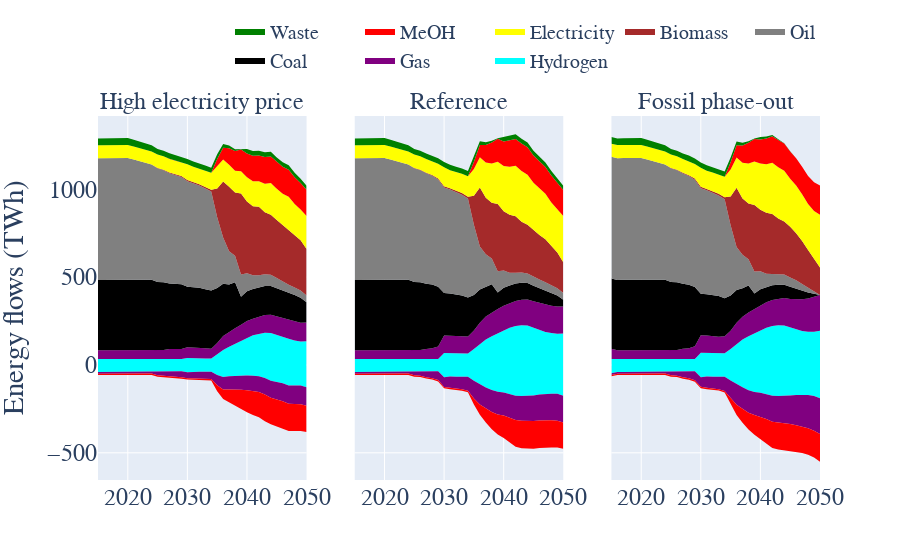

The code cell stored with this chart in its notebook:
### Code cell
fig =make_subplots(rows=1, cols=3,subplot_titles=list(scen.keys()),shared_yaxes=True)
for i in range(len(scen.keys())):
    showlegend=[True,False,False]
    
    resource_inflow=scen[list(scen.keys())[i]]['resource_inflow']
    resource_outflow=scen[list(scen.keys())[i]]['resource_outflow']
    
    energy_input=resource_inflow[(resource_inflow.Resource.isin(primary_resource_conversion.keys()))]
    energy_output=resource_outflow[(resource_outflow.Resource.isin(primary_resource_conversion.keys()))]
    energy_input=energy_input.drop(["Sector","Country"],axis=1).groupby(by=["Resource","Year"]).sum().reset_index()
    energy_output=energy_output.drop(["Sector","Country"],axis=1).groupby(by=["Resource","Year"]).sum().reset_index()
    df_merged=pd.concat([energy_input,energy_output],ignore_index=True)


    for resource in primary_resource_conversion.keys():
        if resource not in ["Olefins","Ammonia","Naphtha","CO"]:
            fig.add_trace(go.Scatter(x=energy_input[energy_input.Resource==resource].Year,y=energy_input[energy_input.Resource==resource].Flow,name=resource,
                             line=dict(width=0,color=primary_resource_color[resource]),
                                 fillcolor=primary_resource_color[resource],mode='lines',stackgroup='one',showlegend=showlegend[i])
                         ,row=1, col=i+1)
            fig.add_trace(go.Scatter(x=energy_output[energy_output.Resource==resource].Year,y=energy_output[energy_output.Resource==resource].Flow,name=resource,
                             line=dict(width=0,color=primary_resource_color[resource]),
                                 fillcolor=primary_resource_color[resource],mode='lines',stackgroup='two',showlegend=False)
                          ,row=1, col=i+1)

#     fig.update_xaxes(title_text="Year", row=1, col=i+1)
    
fig.update_layout(#title='Energy flows in EU-5+1', title_x=0.5,
                   yaxis_title='Energy flows (TWh)')
# fig.update_yaxes(range=[-600,1500])
fig.update_layout(
    font=dict(
        family="Times New Roman",size=24)
    )
fig.update_annotations(font_size=24)
fig.update_layout(legend=dict(
    orientation="h",
    yanchor="bottom",
    y=1.1,
    xanchor="right",
    x=1,font = dict(size=20)
))


fig.show()

### Figure 1 — Plotly figure (JSON) as saved in the notebook; plotly's stock layout.template omitted (floating-point values rounded to 4 significant figures)
{"data": [{"fillcolor": "cyan", "line": {"color": "cyan", "width": 0}, "mode": "lines", "name": "Hydrogen", "showlegend": true, "stackgroup": "one", "type": "scatter", "x": [2015, 2016, 2017, 2018, 2019, 2020, 2021, 2022, 2023, 2024, 2025, 2026, 2027, 2028, 2029, 2030, 2031, 2032, 2033, 2034, 2035, 2036, 2037, 2038, 2039, 2040, 2041, 2042, 2043, 2044, 2045, 2046, 2047, 2048, 2049, 2050], "xaxis": "x", "y": [34.13, 34.13, 34.13, 34.13, 34.13, 34.13, 34.13, 34.13, 34.13, 34.13, 34.13, 34.13, 34.13, 34.13, 34.13, 39.06, 36.97, 36.51, 36.51, 36.51, 61.51, 85.58, 103.7, 120.8, 137.1, 154.9, 169.1, 175.9, 182.8, 182.3, 170.3, 159.5, 148.3, 139.1, 133.3, 134.4], "yaxis": "y"}, {"fillcolor": "cyan", "line": {"color": "cyan", "width": 0}, "mode": "lines", "name": "Hydrogen", "showlegend": false, "stackgroup": "two", "type": "scatter", "x": [2015, 2016, 2017, 2018, 2019, 2020, 2021, 2022, 2023, 2024, 2025, 2026, 2027, 2028, 2029, 2030, 2031, 2032, 2033, 2034, 2035, 2036, 2037, 2038, 2039, 2040, 2041, 2042, 2043, 2044, 2045, 2046, 2047, 2048, 2049, 2050], "xaxis": "x", "y": [-40.06, -40.06, -40.06, -40.06, -40.06, -40.06, -39.93, -39.82, -39.7, -39.58, -36.49, -36.46, -36.42, -36.39, -36.36, -41.17, -38.64, -38.64, -38.6, -38.57, -57.38, -68.49, -64.07, -61.35, -59.72, -59.67, -61.08, -63.83, -75.06, -89.78, -96.83, -104.4, -117.6, -115.9, -117.7, -126.5], "yaxis": "y"}, {"fillcolor": "purple", "line": {"color": "purple", "width": 0}, "mode": "lines", "name": "Gas", "showlegend": true, "stackgroup": "one", "type": "scatter", "x": [2015, 2016, 2017, 2018, 2019, 2020, 2021, 2022, 2023, 2024, 2025, 2026, 2027, 2028, 2029, 2030, 2031, 2032, 2033, 2034, 2035, 2036, 2037, 2038, 2039, 2040, 2041, 2042, 2043, 2044, 2045, 2046, 2047, 2048, 2049, 2050], "xaxis": "x", "y": [49.34, 49.34, 49.34, 49.34, 49.34, 49.34, 49.28, 49.24, 49.19, 49.14, 50.25, 50.36, 56.07, 56.17, 56.27, 61.67, 63.09, 61.78, 58.91, 56.05, 63.37, 79.23, 84.7, 88.15, 91.97, 95.62, 94.39, 97.9, 100.6, 103.4, 105.6, 107.4, 108.1, 108.4, 107.3, 107.1], "yaxis": "y"}, {"fillcolor": "purple", "line": {"color": "purple", "width": 0}, "mode": "lines", "name": "Gas", "showlegend": false, "stackgroup": "two", "type": "scatter", "x": [2015, 2016, 2017, 2018, 2019, 2020, 2021, 2022, 2023, 2024, 2025, 2026, 2027, 2028, 2029, 2030, 2031, 2032, 2033, 2034, 2035, 2036, 2037, 2038, 2039, 2040, 2041, 2042, 2043, 2044, 2045, 2046, 2047, 2048, 2049, 2050], "xaxis": "x", "y": [-10.06, -10.06, -10.06, -10.06, -10.06, -10.06, -9.925, -9.791, -9.656, -9.522, -22.93, -24.9, -31.13, -33.0, -34.43, -34.34, -39.18, -40.04, -40.91, -41.77, -58.18, -71.74, -75.79, -78.21, -81.69, -84.66, -87.53, -90.71, -93.57, -96.48, -99.21, -101.9, -103.6, -105.2, -105.4, -105.7], "yaxis": "y"}, {"fillcolor": "black", "line": {"color": "black", "width": 0}, "mode": "lines", "name": "Coal", "showlegend": true, "stackgroup": "one", "type": "scatter", "x": [2015, 2016, 2017, 2018, 2019, 2020, 2021, 2022, 2023, 2024, 2025, 2026, 2027, 2028, 2029, 2030, 2031, 2032, 2033, 2034, 2035, 2036, 2037, 2038, 2039, 2040, 2041, 2042, 2043, 2044, 2045, 2046, 2047, 2048, 2049, 2050], "xaxis": "x", "y": [400.1, 400.5, 400.8, 401.1, 401.4, 401.6, 401.6, 401.5, 401.3, 401.0, 386.8, 386.4, 372.9, 371.3, 368.8, 344.4, 343.6, 340.3, 335.5, 330.7, 313.5, 297.2, 269.6, 262.0, 159.5, 169.0, 168.6, 167.6, 165.7, 163.4, 160.7, 157.7, 154.8, 150.6, 142.1, 115.3], "yaxis": "y"}, {"fillcolor": "black", "line": {"color": "black", "width": 0}, "mode": "lines", "name": "Coal", "showlegend": false, "stackgroup": "two", "type": "scatter", "x": [2015, 2016, 2017, 2018, 2019, 2020, 2021, 2022, 2023, 2024, 2025, 2026, 2027, 2028, 2029, 2030, 2031, 2032, 2033, 2034, 2035, 2036, 2037, 2038, 2039, 2040, 2041, 2042, 2043, 2044, 2045, 2046, 2047, 2048, 2049, 2050], "xaxis": "x", "y": [0, 0, 0, 0, 0, 0, 0, 0, 0, 0, 0, 0, 0, 0, 0, 0, 0, 0, 0, 0, 0, 0, 0, 0, 0, 0, 0, 0, 0, 0, 0, 0, 0, 0, 0, 0], "yaxis": "y"}, {"fillcolor": "grey", "line": {"color": "grey", "width": 0}, "mode": "lines", "name": "Oil", "showlegend": true, "stackgroup": "one", "type": "scatter", "x": [2015, 2016, 2017, 2018, 2019, 2020, 2021, 2022, 2023, 2024, 2025, 2026, 2027, 2028, 2029, 2030, 2031, 2032, 2033, 2034, 2035, 2036, 2037, 2038, 2039, 2040, 2041, 2042, 2043, 2044, 2045, 2046, 2047, 2048, 2049, 2050], "xaxis": "x", "y": [692.7, 692.7, 692.7, 692.7, 692.7, 692.7, 683.5, 674.2, 665.0, 655.8, 646.5, 637.3, 628.1, 618.8, 609.6, 600.4, 591.1, 581.9, 572.6, 563.4, 401.6, 263.5, 188.1, 150.8, 126.5, 102.3, 78.1, 68.9, 66.2, 63.5, 57.75, 50.04, 45.07, 43.02, 40.98, 38.73], "yaxis": "y"}, {"fillcolor": "grey", "line": {"color": "grey", "width": 0}, "mode": "lines", "name": "Oil", "showlegend": false, "stackgroup": "two", "type": "scatter", "x": [2015, 2016, 2017, 2018, 2019, 2020, 2021, 2022, 2023, 2024, 2025, 2026, 2027, 2028, 2029, 2030, 2031, 2032, 2033, 2034, 2035, 2036, 2037, 2038, 2039, 2040, 2041, 2042, 2043, 2044, 2045, 2046, 2047, 2048, 2049, 2050], "xaxis": "x", "y": [0, 0, 0, 0, 0, 0, 0, 0, 0, 0, 0, 0, 0, 0, 0, 0, 0, 0, 0, 0, 0, 0, 0, 0, 0, 0, 0, 0, 0, 0, 0, 0, 0, 0, 0, 0], "yaxis": "y"}, {"fillcolor": "brown", "line": {"color": "brown", "width": 0}, "mode": "lines", "name": "Biomass", "showlegend": true, "stackgroup": "one", "type": "scatter", "x": [2015, 2016, 2017, 2018, 2019, 2020, 2021, 2022, 2023, 2024, 2025, 2026, 2027, 2028, 2029, 2030, 2031, 2032, 2033, 2034, 2035, 2036, 2037, 2038, 2039, 2040, 2041, 2042, 2043, 2044, 2045, 2046, 2047, 2048, 2049, 2050], "xaxis": "x", "y": [0, 0, 0, 0, 0, 0, 0, 0, 0, 0, 3.131, 2.771, 3.233, 4.464, 6.786, 7.338, 7.449, 8.052, 9.254, 10.46, 164.5, 317.6, 368.2, 358.9, 460.5, 408.0, 392.1, 389.2, 354.1, 342.2, 330.2, 321.4, 313.8, 296.5, 285.1, 264.5], "yaxis": "y"}, {"fillcolor": "brown", "line": {"color": "brown", "width": 0}, "mode": "lines", "name": "Biomass", "showlegend": false, "stackgroup": "two", "type": "scatter", "x": [2015, 2016, 2017, 2018, 2019, 2020, 2021, 2022, 2023, 2024, 2025, 2026, 2027, 2028, 2029, 2030, 2031, 2032, 2033, 2034, 2035, 2036, 2037, 2038, 2039, 2040, 2041, 2042, 2043, 2044, 2045, 2046, 2047, 2048, 2049, 2050], "xaxis": "x", "y": [0, 0, 0, 0, 0, 0, 0, 0, 0, 0, 0, 0, 0, 0, 0, 0, 0, 0, 0, 0, 0, 0, 0, 0, 0, 0, 0, 0, 0, 0, 0, 0, 0, 0, 0, 0], "yaxis": "y"}, {"fillcolor": "yellow", "line": {"color": "yellow", "width": 0}, "mode": "lines", "name": "Electricity", "showlegend": true, "stackgroup": "one", "type": "scatter", "x": [2015, 2016, 2017, 2018, 2019, 2020, 2021, 2022, 2023, 2024, 2025, 2026, 2027, 2028, 2029, 2030, 2031, 2032, 2033, 2034, 2035, 2036, 2037, 2038, 2039, 2040, 2041, 2042, 2043, 2044, 2045, 2046, 2047, 2048, 2049, 2050], "xaxis": "x", "y": [74.19, 74.19, 74.19, 74.19, 74.19, 74.19, 74.09, 73.98, 73.88, 73.78, 76.15, 76.05, 78.02, 77.92, 77.81, 88.49, 85.26, 89.12, 92.18, 95.71, 125.0, 125.8, 125.2, 125.0, 126.7, 138.5, 142.6, 145.3, 161.8, 180.3, 177.5, 178.2, 187.4, 177.3, 175.3, 187.8], "yaxis": "y"}, {"fillcolor": "yellow", "line": {"color": "yellow", "width": 0}, "mode": "lines", "name": "Electricity", "showlegend": false, "stackgroup": "two", "type": "scatter", "x": [2015, 2016, 2017, 2018, 2019, 2020, 2021, 2022, 2023, 2024, 2025, 2026, 2027, 2028, 2029, 2030, 2031, 2032, 2033, 2034, 2035, 2036, 2037, 2038, 2039, 2040, 2041, 2042, 2043, 2044, 2045, 2046, 2047, 2048, 2049, 2050], "xaxis": "x", "y": [0, 0, 0, 0, 0, 0, 0, 0, 0, 0, 0, 0, 0, 0, 0, 0, 0, 0, 0, 0, 0, 0, 0, 0, 0, 0, 0, 0, 0, 0, 0, 0, 0, 0, 0, 0], "yaxis": "y"}, {"fillcolor": "red", "line": {"color": "red", "width": 0}, "mode": "lines", "name": "MeOH", "showlegend": true, "stackgroup": "one", "type": "scatter", "x": [2015, 2016, 2017, 2018, 2019, 2020, 2021, 2022, 2023, 2024, 2025, 2026, 2027, 2028, 2029, 2030, 2031, 2032, 2033, 2034, 2035, 2036, 2037, 2038, 2039, 2040, 2041, 2042, 2043, 2044, 2045, 2046, 2047, 2048, 2049, 2050], "xaxis": "x", "y": [0, 0, 0, 0, 0, 0, 0, 0, 0, 0, 0.06506, 0.06321, 0.06137, 0.05952, 0.05767, 0.05767, 0.05767, 0.07329, 0.1079, 0.1426, 41.8, 67.02, 93.59, 112.4, 123.3, 134.4, 145.4, 146.2, 152.0, 151.4, 152.4, 153.6, 152.9, 153.0, 150.6, 148.3], "yaxis": "y"}, {"fillcolor": "red", "line": {"color": "red", "width": 0}, "mode": "lines", "name": "MeOH", "showlegend": false, "stackgroup": "two", "type": "scatter", "x": [2015, 2016, 2017, 2018, 2019, 2020, 2021, 2022, 2023, 2024, 2025, 2026, 2027, 2028, 2029, 2030, 2031, 2032, 2033, 2034, 2035, 2036, 2037, 2038, 2039, 2040, 2041, 2042, 2043, 2044, 2045, 2046, 2047, 2048, 2049, 2050], "xaxis": "x", "y": [-7.872, -7.872, -7.872, -7.872, -7.872, -7.872, -7.872, -7.872, -7.872, -7.872, -7.872, -7.872, -7.872, -7.872, -7.872, -7.872, -7.872, -7.872, -7.872, -7.872, -33.93, -53.64, -73.21, -90.7, -107.0, -124.6, -136.1, -143.9, -151.2, -151.4, -153.9, -155.1, -154.4, -154.5, -152.2, -149.8], "yaxis": "y"}, {"fillcolor": "green", "line": {"color": "green", "width": 0}, "mode": "lines", "name": "Waste", "showlegend": true, "stackgroup": "one", "type": "scatter", "x": [2015, 2016, 2017, 2018, 2019, 2020, 2021, 2022, 2023, 2024, 2025, 2026, 2027, 2028, 2029, 2030, 2031, 2032, 2033, 2034, 2035, 2036, 2037, 2038, 2039, 2040, 2041, 2042, 2043, 2044, 2045, 2046, 2047, 2048, 2049, 2050], "xaxis": "x", "y": [37.51, 37.89, 38.24, 38.55, 38.81, 39.02, 38.55, 38.01, 37.37, 36.62, 31.61, 31.7, 31.78, 31.78, 31.25, 30.66, 30.36, 30.07, 29.77, 29.48, 26.97, 21.09, 15.2, 9.197, 1.543, 26.21, 27.62, 27.33, 27.04, 26.75, 26.46, 25.79, 25.74, 25.41, 25.2, 23.82], "yaxis": "y"}, {"fillcolor": "green", "line": {"color": "green", "width": 0}, "mode": "lines", "name": "Waste", "showlegend": false, "stackgroup": "two", "type": "scatter", "x": [2015, 2016, 2017, 2018, 2019, 2020, 2021, 2022, 2023, 2024, 2025, 2026, 2027, 2028, 2029, 2030, 2031, 2032, 2033, 2034, 2035, 2036, 2037, 2038, 2039, 2040, 2041, 2042, 2043, 2044, 2045, 2046, 2047, 2048, 2049, 2050], "xaxis": "x", "y": [0, 0, 0, 0, 0, 0, 0, 0, 0, 0, 0, 0, 0, 0, 0, 0, 0, 0, 0, 0, 0, 0, 0, 0, 0, 0, 0, 0, 0, 0, 0, 0, 0, 0, 0, 0], "yaxis": "y"}, {"fillcolor": "cyan", "line": {"color": "cyan", "width": 0}, "mode": "lines", "name": "Hydrogen", "showlegend": false, "stackgroup": "one", "type": "scatter", "x": [2015, 2016, 2017, 2018, 2019, 2020, 2021, 2022, 2023, 2024, 2025, 2026, 2027, 2028, 2029, 2030, 2031, 2032, 2033, 2034, 2035, 2036, 2037, 2038, 2039, 2040, 2041, 2042, 2043, 2044, 2045, 2046, 2047, 2048, 2049, 2050], "xaxis": "x2", "y": [34.13, 34.13, 34.13, 34.13, 34.13, 34.13, 34.13, 34.13, 34.13, 34.13, 34.13, 34.13, 34.13, 34.13, 34.13, 68.23, 67.1, 66.81, 65.67, 64.69, 90.32, 116.9, 144.6, 163.6, 179.2, 194.1, 211.7, 220.9, 225.5, 224.0, 211.3, 199.3, 187.8, 181.4, 177.0, 179.4], "yaxis": "y2"}, {"fillcolor": "cyan", "line": {"color": "cyan", "width": 0}, "mode": "lines", "name": "Hydrogen", "showlegend": false, "stackgroup": "two", "type": "scatter", "x": [2015, 2016, 2017, 2018, 2019, 2020, 2021, 2022, 2023, 2024, 2025, 2026, 2027, 2028, 2029, 2030, 2031, 2032, 2033, 2034, 2035, 2036, 2037, 2038, 2039, 2040, 2041, 2042, 2043, 2044, 2045, 2046, 2047, 2048, 2049, 2050], "xaxis": "x2", "y": [-40.06, -40.06, -40.06, -40.06, -40.06, -40.06, -39.93, -39.82, -39.7, -39.58, -36.49, -36.46, -36.42, -36.39, -36.36, -69.92, -66.41, -67.39, -67.36, -66.74, -90.14, -110.2, -127.9, -142.5, -152.8, -156.4, -165.3, -176.1, -176.8, -176.6, -173.3, -168.1, -164.9, -163.4, -164.0, -174.7], "yaxis": "y2"}, {"fillcolor": "purple", "line": {"color": "purple", "width": 0}, "mode": "lines", "name": "Gas", "showlegend": false, "stackgroup": "one", "type": "scatter", "x": [2015, 2016, 2017, 2018, 2019, 2020, 2021, 2022, 2023, 2024, 2025, 2026, 2027, 2028, 2029, 2030, 2031, 2032, 2033, 2034, 2035, 2036, 2037, 2038, 2039, 2040, 2041, 2042, 2043, 2044, 2045, 2046, 2047, 2048, 2049, 2050], "xaxis": "x2", "y": [49.34, 49.34, 49.34, 49.34, 49.34, 49.34, 49.28, 49.24, 49.19, 49.14, 50.25, 50.36, 56.97, 60.58, 70.31, 99.07, 98.73, 96.83, 93.97, 96.66, 104.9, 122.6, 130.4, 135.4, 139.1, 142.0, 139.9, 142.9, 145.4, 148.0, 150.4, 152.7, 154.4, 155.3, 155.8, 153.6], "yaxis": "y2"}, {"fillcolor": "purple", "line": {"color": "purple", "width": 0}, "mode": "lines", "name": "Gas", "showlegend": false, "stackgroup": "two", "type": "scatter", "x": [2015, 2016, 2017, 2018, 2019, 2020, 2021, 2022, 2023, 2024, 2025, 2026, 2027, 2028, 2029, 2030, 2031, 2032, 2033, 2034, 2035, 2036, 2037, 2038, 2039, 2040, 2041, 2042, 2043, 2044, 2045, 2046, 2047, 2048, 2049, 2050], "xaxis": "x2", "y": [-10.06, -10.06, -10.06, -10.06, -10.06, -10.06, -9.925, -9.791, -9.656, -9.522, -22.93, -24.9, -33.39, -38.77, -49.83, -55.01, -63.89, -67.45, -71.0, -80.8, -100.6, -115.1, -121.2, -125.8, -128.7, -131.8, -134.7, -137.8, -140.4, -143.1, -145.9, -148.3, -150.1, -151.9, -153.7, -152.2], "yaxis": "y2"}, {"fillcolor": "black", "line": {"color": "black", "width": 0}, "mode": "lines", "name": "Coal", "showlegend": false, "stackgroup": "one", "type": "scatter", "x": [2015, 2016, 2017, 2018, 2019, 2020, 2021, 2022, 2023, 2024, 2025, 2026, 2027, 2028, 2029, 2030, 2031, 2032, 2033, 2034, 2035, 2036, 2037, 2038, 2039, 2040, 2041, 2042, 2043, 2044, 2045, 2046, 2047, 2048, 2049, 2050], "xaxis": "x2", "y": [400.1, 400.5, 400.8, 401.1, 401.4, 401.6, 401.6, 401.5, 401.3, 401.0, 386.8, 386.4, 371.1, 362.4, 340.5, 241.3, 240.8, 236.9, 235.9, 221.7, 202.6, 189.8, 167.7, 160.0, 93.29, 102.4, 100.4, 99.33, 96.87, 94.01, 89.33, 86.07, 83.4, 73.8, 62.27, 37.73], "yaxis": "y2"}, {"fillcolor": "black", "line": {"color": "black", "width": 0}, "mode": "lines", "name": "Coal", "showlegend": false, "stackgroup": "two", "type": "scatter", "x": [2015, 2016, 2017, 2018, 2019, 2020, 2021, 2022, 2023, 2024, 2025, 2026, 2027, 2028, 2029, 2030, 2031, 2032, 2033, 2034, 2035, 2036, 2037, 2038, 2039, 2040, 2041, 2042, 2043, 2044, 2045, 2046, 2047, 2048, 2049, 2050], "xaxis": "x2", "y": [0, 0, 0, 0, 0, 0, 0, 0, 0, 0, 0, 0, 0, 0, 0, 0, 0, 0, 0, 0, 0, 0, 0, 0, 0, 0, 0, 0, 0, 0, 0, 0, 0, 0, 0, 0], "yaxis": "y2"}, {"fillcolor": "grey", "line": {"color": "grey", "width": 0}, "mode": "lines", "name": "Oil", "showlegend": false, "stackgroup": "one", "type": "scatter", "x": [2015, 2016, 2017, 2018, 2019, 2020, 2021, 2022, 2023, 2024, 2025, 2026, 2027, 2028, 2029, 2030, 2031, 2032, 2033, 2034, 2035, 2036, 2037, 2038, 2039, 2040, 2041, 2042, 2043, 2044, 2045, 2046, 2047, 2048, 2049, 2050], "xaxis": "x2", "y": [692.7, 692.7, 692.7, 692.7, 692.7, 692.7, 683.5, 674.2, 665.0, 655.8, 646.5, 637.3, 628.1, 618.8, 609.6, 600.4, 591.1, 581.9, 572.6, 563.4, 399.4, 244.6, 186.8, 146.0, 121.3, 98.95, 72.84, 61.68, 58.1, 54.52, 51.01, 48.17, 45.33, 43.02, 40.98, 38.73], "yaxis": "y2"}, {"fillcolor": "grey", "line": {"color": "grey", "width": 0}, "mode": "lines", "name": "Oil", "showlegend": false, "stackgroup": "two", "type": "scatter", "x": [2015, 2016, 2017, 2018, 2019, 2020, 2021, 2022, 2023, 2024, 2025, 2026, 2027, 2028, 2029, 2030, 2031, 2032, 2033, 2034, 2035, 2036, 2037, 2038, 2039, 2040, 2041, 2042, 2043, 2044, 2045, 2046, 2047, 2048, 2049, 2050], "xaxis": "x2", "y": [0, 0, 0, 0, 0, 0, 0, 0, 0, 0, 0, 0, 0, 0, 0, 0, 0, 0, 0, 0, 0, 0, 0, 0, 0, 0, 0, 0, 0, 0, 0, 0, 0, 0, 0, 0], "yaxis": "y2"}, {"fillcolor": "brown", "line": {"color": "brown", "width": 0}, "mode": "lines", "name": "Biomass", "showlegend": false, "stackgroup": "one", "type": "scatter", "x": [2015, 2016, 2017, 2018, 2019, 2020, 2021, 2022, 2023, 2024, 2025, 2026, 2027, 2028, 2029, 2030, 2031, 2032, 2033, 2034, 2035, 2036, 2037, 2038, 2039, 2040, 2041, 2042, 2043, 2044, 2045, 2046, 2047, 2048, 2049, 2050], "xaxis": "x2", "y": [0, 0, 0, 0, 0, 0, 0, 0, 0, 0, 3.131, 2.771, 3.233, 4.464, 6.786, 7.338, 7.449, 8.275, 9.477, 10.68, 164.9, 336.3, 322.2, 317.3, 382.1, 337.1, 329.7, 320.5, 288.8, 276.8, 264.8, 253.6, 244.4, 222.3, 204.3, 174.3], "yaxis": "y2"}, {"fillcolor": "brown", "line": {"color": "brown", "width": 0}, "mode": "lines", "name": "Biomass", "showlegend": false, "stackgroup": "two", "type": "scatter", "x": [2015, 2016, 2017, 2018, 2019, 2020, 2021, 2022, 2023, 2024, 2025, 2026, 2027, 2028, 2029, 2030, 2031, 2032, 2033, 2034, 2035, 2036, 2037, 2038, 2039, 2040, 2041, 2042, 2043, 2044, 2045, 2046, 2047, 2048, 2049, 2050], "xaxis": "x2", "y": [0, 0, 0, 0, 0, 0, 0, 0, 0, 0, 0, 0, 0, 0, 0, 0, 0, 0, 0, 0, 0, 0, 0, 0, 0, 0, 0, 0, 0, 0, 0, 0, 0, 0, 0, 0], "yaxis": "y2"}, {"fillcolor": "yellow", "line": {"color": "yellow", "width": 0}, "mode": "lines", "name": "Electricity", "showlegend": false, "stackgroup": "one", "type": "scatter", "x": [2015, 2016, 2017, 2018, 2019, 2020, 2021, 2022, 2023, 2024, 2025, 2026, 2027, 2028, 2029, 2030, 2031, 2032, 2033, 2034, 2035, 2036, 2037, 2038, 2039, 2040, 2041, 2042, 2043, 2044, 2045, 2046, 2047, 2048, 2049, 2050], "xaxis": "x2", "y": [74.19, 74.19, 74.19, 74.19, 74.19, 74.19, 74.09, 73.98, 73.88, 73.78, 76.15, 76.05, 78.35, 79.55, 83.01, 108.4, 103.1, 106.7, 110.3, 116.7, 152.2, 171.6, 199.6, 223.7, 241.7, 257.5, 273.8, 288.6, 288.6, 284.7, 269.0, 265.6, 258.0, 249.0, 244.6, 263.2], "yaxis": "y2"}, {"fillcolor": "yellow", "line": {"color": "yellow", "width": 0}, "mode": "lines", "name": "Electricity", "showlegend": false, "stackgroup": "two", "type": "scatter", "x": [2015, 2016, 2017, 2018, 2019, 2020, 2021, 2022, 2023, 2024, 2025, 2026, 2027, 2028, 2029, 2030, 2031, 2032, 2033, 2034, 2035, 2036, 2037, 2038, 2039, 2040, 2041, 2042, 2043, 2044, 2045, 2046, 2047, 2048, 2049, 2050], "xaxis": "x2", "y": [0, 0, 0, 0, 0, 0, 0, 0, 0, 0, 0, 0, 0, 0, 0, 0, 0, 0, 0, 0, 0, 0, 0, 0, 0, 0, 0, 0, 0, 0, 0, 0, 0, 0, 0, 0], "yaxis": "y2"}, {"fillcolor": "red", "line": {"color": "red", "width": 0}, "mode": "lines", "name": "MeOH", "showlegend": false, "stackgroup": "one", "type": "scatter", "x": [2015, 2016, 2017, 2018, 2019, 2020, 2021, 2022, 2023, 2024, 2025, 2026, 2027, 2028, 2029, 2030, 2031, 2032, 2033, 2034, 2035, 2036, 2037, 2038, 2039, 2040, 2041, 2042, 2043, 2044, 2045, 2046, 2047, 2048, 2049, 2050], "xaxis": "x2", "y": [0, 0, 0, 0, 0, 0, 0, 0, 0, 0, 0.06506, 0.06321, 0.06137, 0.05952, 0.05767, 0.05767, 0.05767, 0.08037, 0.115, 0.1496, 41.69, 68.94, 99.98, 119.3, 130.6, 139.0, 148.2, 151.6, 156.8, 156.6, 155.8, 154.8, 153.3, 152.9, 150.6, 148.3], "yaxis": "y2"}, {"fillcolor": "red", "line": {"color": "red", "width": 0}, "mode": "lines", "name": "MeOH", "showlegend": false, "stackgroup": "two", "type": "scatter", "x": [2015, 2016, 2017, 2018, 2019, 2020, 2021, 2022, 2023, 2024, 2025, 2026, 2027, 2028, 2029, 2030, 2031, 2032, 2033, 2034, 2035, 2036, 2037, 2038, 2039, 2040, 2041, 2042, 2043, 2044, 2045, 2046, 2047, 2048, 2049, 2050], "xaxis": "x2", "y": [-7.872, -7.872, -7.872, -7.872, -7.872, -7.872, -7.872, -7.872, -7.872, -7.872, -7.872, -7.872, -7.872, -7.872, -7.872, -7.872, -7.872, -7.872, -7.872, -7.872, -34.51, -57.61, -78.96, -97.33, -113.7, -128.2, -141.6, -151.6, -156.8, -156.6, -157.2, -156.2, -154.8, -154.4, -152.1, -149.7], "yaxis": "y2"}, {"fillcolor": "green", "line": {"color": "green", "width": 0}, "mode": "lines", "name": "Waste", "showlegend": false, "stackgroup": "one", "type": "scatter", "x": [2015, 2016, 2017, 2018, 2019, 2020, 2021, 2022, 2023, 2024, 2025, 2026, 2027, 2028, 2029, 2030, 2031, 2032, 2033, 2034, 2035, 2036, 2037, 2038, 2039, 2040, 2041, 2042, 2043, 2044, 2045, 2046, 2047, 2048, 2049, 2050], "xaxis": "x2", "y": [37.51, 37.89, 38.24, 38.55, 38.81, 39.02, 38.55, 38.01, 37.37, 36.62, 31.61, 31.7, 31.78, 31.78, 31.25, 30.66, 30.36, 30.07, 29.77, 29.48, 26.97, 21.6, 15.72, 9.719, 2.304, 26.21, 27.62, 27.33, 27.04, 26.75, 26.46, 25.99, 25.74, 25.41, 25.21, 23.83], "yaxis": "y2"}, {"fillcolor": "green", "line": {"color": "green", "width": 0}, "mode": "lines", "name": "Waste", "showlegend": false, "stackgroup": "two", "type": "scatter", "x": [2015, 2016, 2017, 2018, 2019, 2020, 2021, 2022, 2023, 2024, 2025, 2026, 2027, 2028, 2029, 2030, 2031, 2032, 2033, 2034, 2035, 2036, 2037, 2038, 2039, 2040, 2041, 2042, 2043, 2044, 2045, 2046, 2047, 2048, 2049, 2050], "xaxis": "x2", "y": [0, 0, 0, 0, 0, 0, 0, 0, 0, 0, 0, 0, 0, 0, 0, 0, 0, 0, 0, 0, 0, 0, 0, 0, 0, 0, 0, 0, 0, 0, 0, 0, 0, 0, 0, 0], "yaxis": "y2"}, {"fillcolor": "cyan", "line": {"color": "cyan", "width": 0}, "mode": "lines", "name": "Hydrogen", "showlegend": false, "stackgroup": "one", "type": "scatter", "x": [2015, 2016, 2017, 2018, 2019, 2020, 2021, 2022, 2023, 2024, 2025, 2026, 2027, 2028, 2029, 2030, 2031, 2032, 2033, 2034, 2035, 2036, 2037, 2038, 2039, 2040, 2041, 2042, 2043, 2044, 2045, 2046, 2047, 2048, 2049, 2050], "xaxis": "x3", "y": [34.13, 34.13, 34.13, 34.13, 34.13, 34.13, 34.13, 34.13, 34.13, 34.13, 34.13, 34.13, 34.13, 34.13, 34.13, 68.58, 68.59, 68.31, 67.17, 66.03, 90.57, 117.1, 144.6, 163.2, 179.4, 195.6, 212.1, 221.3, 225.4, 224.5, 212.9, 203.0, 193.4, 188.8, 189.3, 194.4], "yaxis": "y3"}, {"fillcolor": "cyan", "line": {"color": "cyan", "width": 0}, "mode": "lines", "name": "Hydrogen", "showlegend": false, "stackgroup": "two", "type": "scatter", "x": [2015, 2016, 2017, 2018, 2019, 2020, 2021, 2022, 2023, 2024, 2025, 2026, 2027, 2028, 2029, 2030, 2031, 2032, 2033, 2034, 2035, 2036, 2037, 2038, 2039, 2040, 2041, 2042, 2043, 2044, 2045, 2046, 2047, 2048, 2049, 2050], "xaxis": "x3", "y": [-47.18, -40.06, -40.06, -40.06, -40.06, -40.06, -39.93, -39.82, -39.7, -39.58, -36.49, -36.46, -36.42, -36.39, -36.36, -69.66, -66.14, -67.13, -67.09, -67.16, -88.68, -110.3, -127.0, -143.5, -154.1, -157.9, -165.1, -176.0, -176.7, -176.7, -173.8, -171.8, -170.5, -170.8, -176.3, -189.7], "yaxis": "y3"}, {"fillcolor": "purple", "line": {"color": "purple", "width": 0}, "mode": "lines", "name": "Gas", "showlegend": false, "stackgroup": "one", "type": "scatter", "x": [2015, 2016, 2017, 2018, 2019, 2020, 2021, 2022, 2023, 2024, 2025, 2026, 2027, 2028, 2029, 2030, 2031, 2032, 2033, 2034, 2035, 2036, 2037, 2038, 2039, 2040, 2041, 2042, 2043, 2044, 2045, 2046, 2047, 2048, 2049, 2050], "xaxis": "x3", "y": [57.83, 49.34, 49.34, 49.34, 49.34, 49.34, 49.28, 49.24, 49.19, 49.14, 50.25, 50.36, 57.66, 61.27, 71.49, 100.6, 98.41, 96.52, 93.66, 97.69, 103.6, 123.2, 129.1, 134.6, 137.3, 143.1, 144.1, 147.5, 150.3, 155.8, 162.3, 171.2, 180.0, 189.2, 197.7, 203.1], "yaxis": "y3"}, {"fillcolor": "purple", "line": {"color": "purple", "width": 0}, "mode": "lines", "name": "Gas", "showlegend": false, "stackgroup": "two", "type": "scatter", "x": [2015, 2016, 2017, 2018, 2019, 2020, 2021, 2022, 2023, 2024, 2025, 2026, 2027, 2028, 2029, 2030, 2031, 2032, 2033, 2034, 2035, 2036, 2037, 2038, 2039, 2040, 2041, 2042, 2043, 2044, 2045, 2046, 2047, 2048, 2049, 2050], "xaxis": "x3", "y": [-10.06, -10.06, -10.06, -10.06, -10.06, -10.06, -9.925, -9.791, -9.656, -9.522, -22.93, -24.9, -34.08, -39.46, -51.01, -55.01, -63.89, -67.45, -71.0, -81.45, -101.3, -116.5, -122.6, -128.3, -131.2, -137.6, -143.2, -146.6, -149.6, -155.2, -162.1, -171.1, -180.0, -189.0, -197.8, -203.1], "yaxis": "y3"}, {"fillcolor": "black", "line": {"color": "black", "width": 0}, "mode": "lines", "name": "Coal", "showlegend": false, "stackgroup": "one", "type": "scatter", "x": [2015, 2016, 2017, 2018, 2019, 2020, 2021, 2022, 2023, 2024, 2025, 2026, 2027, 2028, 2029, 2030, 2031, 2032, 2033, 2034, 2035, 2036, 2037, 2038, 2039, 2040, 2041, 2042, 2043, 2044, 2045, 2046, 2047, 2048, 2049, 2050], "xaxis": "x3", "y": [400.1, 400.5, 400.8, 401.1, 401.4, 401.6, 401.6, 401.5, 401.3, 401.0, 386.8, 386.4, 369.7, 361.0, 338.1, 236.3, 235.8, 232.0, 230.9, 215.9, 200.5, 186.5, 162.5, 154.7, 89.52, 91.64, 86.86, 84.1, 80.67, 75.5, 69.2, 59.61, 48.27, 34.28, 18.54, 0], "yaxis": "y3"}, {"fillcolor": "black", "line": {"color": "black", "width": 0}, "mode": "lines", "name": "Coal", "showlegend": false, "stackgroup": "two", "type": "scatter", "x": [2015, 2016, 2017, 2018, 2019, 2020, 2021, 2022, 2023, 2024, 2025, 2026, 2027, 2028, 2029, 2030, 2031, 2032, 2033, 2034, 2035, 2036, 2037, 2038, 2039, 2040, 2041, 2042, 2043, 2044, 2045, 2046, 2047, 2048, 2049, 2050], "xaxis": "x3", "y": [0, 0, 0, 0, 0, 0, 0, 0, 0, 0, 0, 0, 0, 0, 0, 0, 0, 0, 0, 0, 0, 0, 0, 0, 0, 0, 0, 0, 0, 0, 0, 0, 0, 0, 0, 0], "yaxis": "y3"}, {"fillcolor": "grey", "line": {"color": "grey", "width": 0}, "mode": "lines", "name": "Oil", "showlegend": false, "stackgroup": "one", "type": "scatter", "x": [2015, 2016, 2017, 2018, 2019, 2020, 2021, 2022, 2023, 2024, 2025, 2026, 2027, 2028, 2029, 2030, 2031, 2032, 2033, 2034, 2035, 2036, 2037, 2038, 2039, 2040, 2041, 2042, 2043, 2044, 2045, 2046, 2047, 2048, 2049, 2050], "xaxis": "x3", "y": [692.7, 692.7, 692.7, 692.7, 692.7, 692.7, 683.5, 674.2, 665.0, 655.8, 646.5, 637.3, 628.1, 618.8, 609.6, 600.4, 591.1, 581.9, 572.6, 563.4, 399.4, 244.6, 190.1, 149.3, 124.7, 102.3, 76.23, 65.09, 61.55, 58.02, 52.31, 47.68, 39.21, 28.66, 14.33, 0], "yaxis": "y3"}, {"fillcolor": "grey", "line": {"color": "grey", "width": 0}, "mode": "lines", "name": "Oil", "showlegend": false, "stackgroup": "two", "type": "scatter", "x": [2015, 2016, 2017, 2018, 2019, 2020, 2021, 2022, 2023, 2024, 2025, 2026, 2027, 2028, 2029, 2030, 2031, 2032, 2033, 2034, 2035, 2036, 2037, 2038, 2039, 2040, 2041, 2042, 2043, 2044, 2045, 2046, 2047, 2048, 2049, 2050], "xaxis": "x3", "y": [0, 0, 0, 0, 0, 0, 0, 0, 0, 0, 0, 0, 0, 0, 0, 0, 0, 0, 0, 0, 0, 0, 0, 0, 0, 0, 0, 0, 0, 0, 0, 0, 0, 0, 0, 0], "yaxis": "y3"}, {"fillcolor": "brown", "line": {"color": "brown", "width": 0}, "mode": "lines", "name": "Biomass", "showlegend": false, "stackgroup": "one", "type": "scatter", "x": [2015, 2016, 2017, 2018, 2019, 2020, 2021, 2022, 2023, 2024, 2025, 2026, 2027, 2028, 2029, 2030, 2031, 2032, 2033, 2034, 2035, 2036, 2037, 2038, 2039, 2040, 2041, 2042, 2043, 2044, 2045, 2046, 2047, 2048, 2049, 2050], "xaxis": "x3", "y": [0, 0, 0, 0, 0, 0, 0, 0, 0, 0, 3.131, 2.771, 3.233, 4.464, 6.786, 7.338, 7.449, 8.275, 9.477, 10.68, 164.9, 336.3, 321.2, 316.2, 379.3, 350.7, 346.0, 341.4, 315.2, 302.7, 288.9, 267.1, 244.4, 213.2, 186.7, 157.4], "yaxis": "y3"}, {"fillcolor": "brown", "line": {"color": "brown", "width": 0}, "mode": "lines", "name": "Biomass", "showlegend": false, "stackgroup": "two", "type": "scatter", "x": [2015, 2016, 2017, 2018, 2019, 2020, 2021, 2022, 2023, 2024, 2025, 2026, 2027, 2028, 2029, 2030, 2031, 2032, 2033, 2034, 2035, 2036, 2037, 2038, 2039, 2040, 2041, 2042, 2043, 2044, 2045, 2046, 2047, 2048, 2049, 2050], "xaxis": "x3", "y": [0, 0, 0, 0, 0, 0, 0, 0, 0, 0, 0, 0, 0, 0, 0, 0, 0, 0, 0, 0, 0, 0, 0, 0, 0, 0, 0, 0, 0, 0, 0, 0, 0, 0, 0, 0], "yaxis": "y3"}, {"fillcolor": "yellow", "line": {"color": "yellow", "width": 0}, "mode": "lines", "name": "Electricity", "showlegend": false, "stackgroup": "one", "type": "scatter", "x": [2015, 2016, 2017, 2018, 2019, 2020, 2021, 2022, 2023, 2024, 2025, 2026, 2027, 2028, 2029, 2030, 2031, 2032, 2033, 2034, 2035, 2036, 2037, 2038, 2039, 2040, 2041, 2042, 2043, 2044, 2045, 2046, 2047, 2048, 2049, 2050], "xaxis": "x3", "y": [74.19, 74.19, 74.19, 74.19, 74.19, 74.19, 74.09, 73.98, 73.88, 73.78, 76.15, 76.05, 78.61, 79.8, 83.44, 108.5, 103.9, 107.5, 111.0, 117.5, 152.6, 173.2, 202.8, 227.9, 246.7, 262.8, 276.7, 291.7, 291.4, 288.5, 274.1, 272.5, 265.8, 261.0, 269.6, 298.9], "yaxis": "y3"}, {"fillcolor": "yellow", "line": {"color": "yellow", "width": 0}, "mode": "lines", "name": "Electricity", "showlegend": false, "stackgroup": "two", "type": "scatter", "x": [2015, 2016, 2017, 2018, 2019, 2020, 2021, 2022, 2023, 2024, 2025, 2026, 2027, 2028, 2029, 2030, 2031, 2032, 2033, 2034, 2035, 2036, 2037, 2038, 2039, 2040, 2041, 2042, 2043, 2044, 2045, 2046, 2047, 2048, 2049, 2050], "xaxis": "x3", "y": [0, 0, 0, 0, 0, 0, 0, 0, 0, 0, 0, 0, 0, 0, 0, 0, 0, 0, 0, 0, 0, 0, 0, 0, 0, 0, 0, 0, 0, 0, 0, 0, 0, 0, 0, 0], "yaxis": "y3"}, {"fillcolor": "red", "line": {"color": "red", "width": 0}, "mode": "lines", "name": "MeOH", "showlegend": false, "stackgroup": "one", "type": "scatter", "x": [2015, 2016, 2017, 2018, 2019, 2020, 2021, 2022, 2023, 2024, 2025, 2026, 2027, 2028, 2029, 2030, 2031, 2032, 2033, 2034, 2035, 2036, 2037, 2038, 2039, 2040, 2041, 2042, 2043, 2044, 2045, 2046, 2047, 2048, 2049, 2050], "xaxis": "x3", "y": [0, 0, 0, 0, 0, 0, 0, 0, 0, 0, 0.06506, 0.06321, 0.06137, 0.05952, 0.05767, 0.05767, 0.05767, 0.08037, 0.115, 0.1496, 41.69, 68.94, 98.28, 117.6, 128.9, 137.3, 146.5, 149.9, 155.0, 154.8, 155.1, 155.1, 156.4, 160.1, 163.9, 167.6], "yaxis": "y3"}, {"fillcolor": "red", "line": {"color": "red", "width": 0}, "mode": "lines", "name": "MeOH", "showlegend": false, "stackgroup": "two", "type": "scatter", "x": [2015, 2016, 2017, 2018, 2019, 2020, 2021, 2022, 2023, 2024, 2025, 2026, 2027, 2028, 2029, 2030, 2031, 2032, 2033, 2034, 2035, 2036, 2037, 2038, 2039, 2040, 2041, 2042, 2043, 2044, 2045, 2046, 2047, 2048, 2049, 2050], "xaxis": "x3", "y": [-7.872, -7.872, -7.872, -7.872, -7.872, -7.872, -7.872, -7.872, -7.872, -7.872, -7.872, -7.872, -7.872, -7.872, -7.872, -7.872, -7.872, -7.872, -7.872, -7.872, -34.51, -57.61, -78.93, -95.5, -111.9, -126.6, -140.0, -149.9, -155.1, -154.9, -156.6, -154.7, -150.9, -151.3, -152.9, -158.4], "yaxis": "y3"}, {"fillcolor": "green", "line": {"color": "green", "width": 0}, "mode": "lines", "name": "Waste", "showlegend": false, "stackgroup": "one", "type": "scatter", "x": [2015, 2016, 2017, 2018, 2019, 2020, 2021, 2022, 2023, 2024, 2025, 2026, 2027, 2028, 2029, 2030, 2031, 2032, 2033, 2034, 2035, 2036, 2037, 2038, 2039, 2040, 2041, 2042, 2043, 2044, 2045, 2046, 2047, 2048, 2049, 2050], "xaxis": "x3", "y": [37.51, 37.89, 38.24, 38.55, 38.81, 39.02, 38.56, 38.01, 37.38, 36.63, 31.61, 31.7, 31.78, 31.78, 31.25, 30.66, 30.36, 30.07, 29.77, 29.48, 26.96, 21.56, 15.67, 9.663, 2.273, 13.66, 11.51, 7.98, 4.447, 2.13, 0.5253, 0.1246, 0, 0, 0, 0], "yaxis": "y3"}, {"fillcolor": "green", "line": {"color": "green", "width": 0}, "mode": "lines", "name": "Waste", "showlegend": false, "stackgroup": "two", "type": "scatter", "x": [2015, 2016, 2017, 2018, 2019, 2020, 2021, 2022, 2023, 2024, 2025, 2026, 2027, 2028, 2029, 2030, 2031, 2032, 2033, 2034, 2035, 2036, 2037, 2038, 2039, 2040, 2041, 2042, 2043, 2044, 2045, 2046, 2047, 2048, 2049, 2050], "xaxis": "x3", "y": [0, 0, 0, 0, 0, 0, 0, 0, 0, 0, 0, 0, 0, 0, 0, 0, 0, 0, 0, 0, 0, 0, 0, 0, 0, 0, 0, 0, 0, 0, 0, 0, 0, 0, 0, 0], "yaxis": "y3"}], "layout": {"annotations": [{"font": {"size": 24}, "showarrow": false, "text": "High electricity price", "x": 0.1444, "xanchor": "center", "xref": "paper", "y": 1, "yanchor": "bottom", "yref": "paper"}, {"font": {"size": 24}, "showarrow": false, "text": "Reference", "x": 0.5, "xanchor": "center", "xref": "paper", "y": 1, "yanchor": "bottom", "yref": "paper"}, {"font": {"size": 24}, "showarrow": false, "text": "Fossil phase-out", "x": 0.8556, "xanchor": "center", "xref": "paper", "y": 1, "yanchor": "bottom", "yref": "paper"}], "font": {"family": "Times New Roman", "size": 24}, "legend": {"font": {"size": 20}, "orientation": "h", "x": 1, "xanchor": "right", "y": 1.1, "yanchor": "bottom"}, "xaxis": {"anchor": "y", "domain": [0, 0.2889]}, "xaxis2": {"anchor": "y2", "domain": [0.3556, 0.6444]}, "xaxis3": {"anchor": "y3", "domain": [0.7111, 1]}, "yaxis": {"anchor": "x", "domain": [0, 1], "title": {"text": "Energy flows (TWh)"}}, "yaxis2": {"anchor": "x2", "domain": [0, 1], "matches": "y", "showticklabels": false}, "yaxis3": {"anchor": "x3", "domain": [0, 1], "matches": "y", "showticklabels": false}}}
